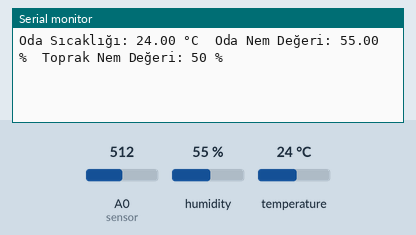
A sketch run on a simulated ESP8266 (NodeMCU). On the bench: the last lines printed to the serial monitor. Inputs (shaded band) come from the test bench; at power-on: humidity 55 %, A0 (sensor) = 512, temperature 24 °C. WiFi joins after 1.5 s; servers stay silent unless stated.

Above: at 3.0 s.
3.1 s: humidity set to 22 %
At 4.9 s:
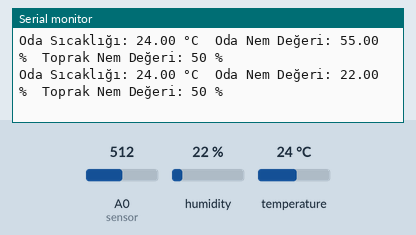
5.8 s: A0 (sensor) set to 716
At 6.8 s:
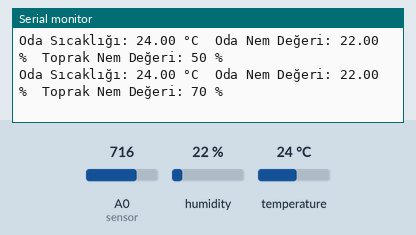
8.5 s: temperature set to 12 °C
At 10.5 s:
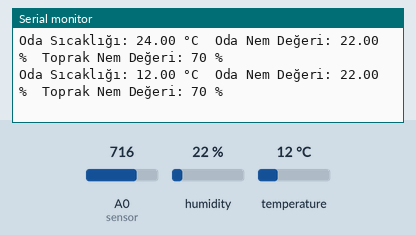
11.2 s: A0 (sensor) set to 900
At 12.4 s:
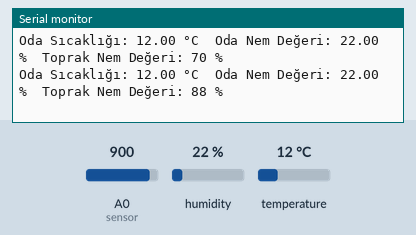
13.9 s: humidity set to 40 %
At 15.5 s:
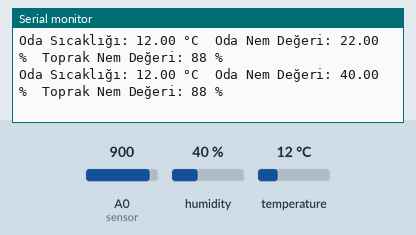
Timing chart, 0 to 17.0 s (numbered marks = the images above; inputs shaded):
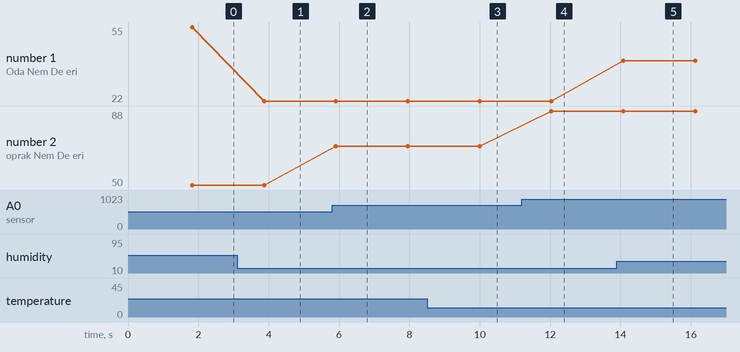

The sketch:

ESP8266_BitkiTakipSistemi.ino
```cpp
#include <ESP8266WiFi.h>
#include <BlynkSimpleEsp8266.h>
#include "DHT.h"


#define DHTPIN D4
#define DHTTYPE DHT11
#define sensor A0

#define BLYNK_TEMPLATE_ID "TMPL6yhgC3Kls"
#define BLYNK_TEMPLATE_NAME "Bitki Takip Sistemi"
#define BLYNK_AUTH_TOKEN "U_PDe5DQDEVGYM7lvc60IOuxC8dck071"

char ssid[] = ""; //wifi ssid
char pass[] = ""; //wifi password

DHT dht(DHTPIN, DHTTYPE);
int toprakNem=0;

void setup()
{
  Serial.begin(9600);
  Blynk.begin(BLYNK_AUTH_TOKEN, ssid, pass);
  dht.begin();
  pinMode(sensor, INPUT);
}

void loop()
{
  Blynk.run();
  double h = dht.readHumidity();
  double t = dht.readTemperature();
  toprakNem = analogRead(sensor);
  int mapToprakNem = map(toprakNem ,0,1023,0,100);

  if (isnan(h) || isnan(t)) {
    Serial.println("Failed to read from DHT sensor!");
   return;
  }

  Serial.print("Oda Sıcaklığı: ");
  Serial.print(t);
  Serial.print(" °C\t");
  Serial.print("Oda Nem Değeri: ");
  Serial.print(h);
  Serial.print(" %\t");
  Serial.print("Toprak Nem Değeri: ");
  Serial.print(mapToprakNem);
  Serial.print(" %\t");
  Serial.println();

  Blynk.virtualWrite(V1, h);
  Blynk.virtualWrite(V0, t);
  Blynk.virtualWrite(V5, mapToprakNem);

  delay(2000);
}
```

Measured:
- after the input at 3.1 s, the serial monitor: prints a new line after 0.77 s (image 1)
- after the input at 5.8 s, the serial monitor: prints a new line after 0.11 s (image 2)
- after the input at 8.5 s, the serial monitor: prints a new line after 1.5 s (image 3)
- after the input at 11.2 s, the serial monitor: prints a new line after 0.84 s (image 4)
- after the input at 13.9 s, the serial monitor: prints a new line after 0.18 s (image 5)
- plotted number 1: 55 → 22 after the input at 3.1 s, 22 → 40 after the input at 13.9 s
- plotted number 2: 50 → 70 after the input at 5.8 s, 70 → 88 after the input at 11.2 s
